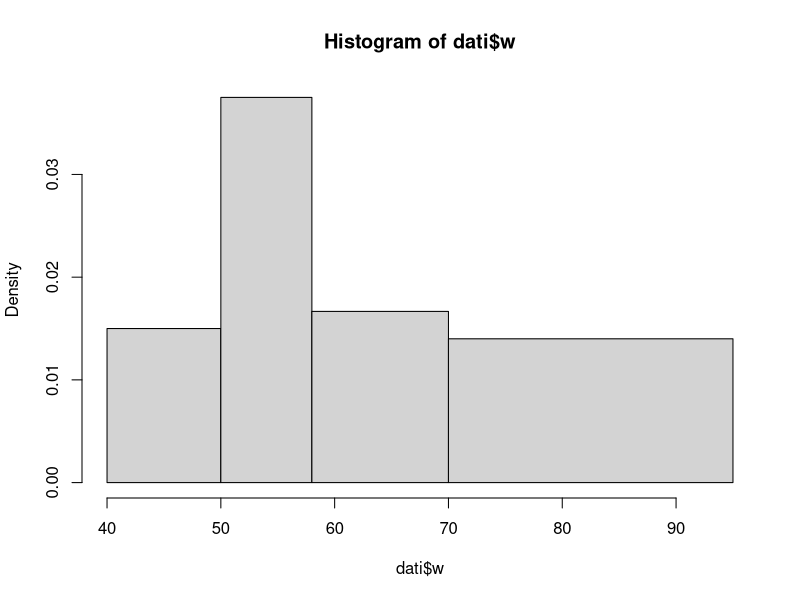
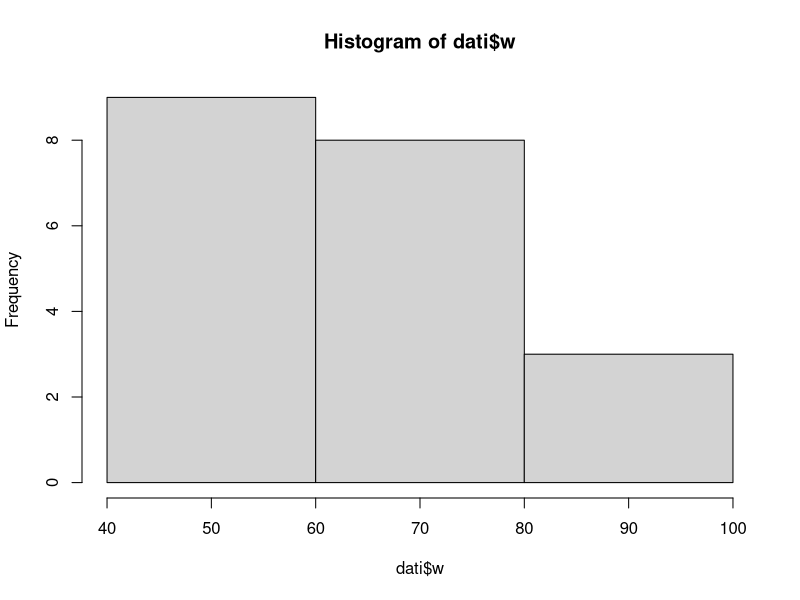
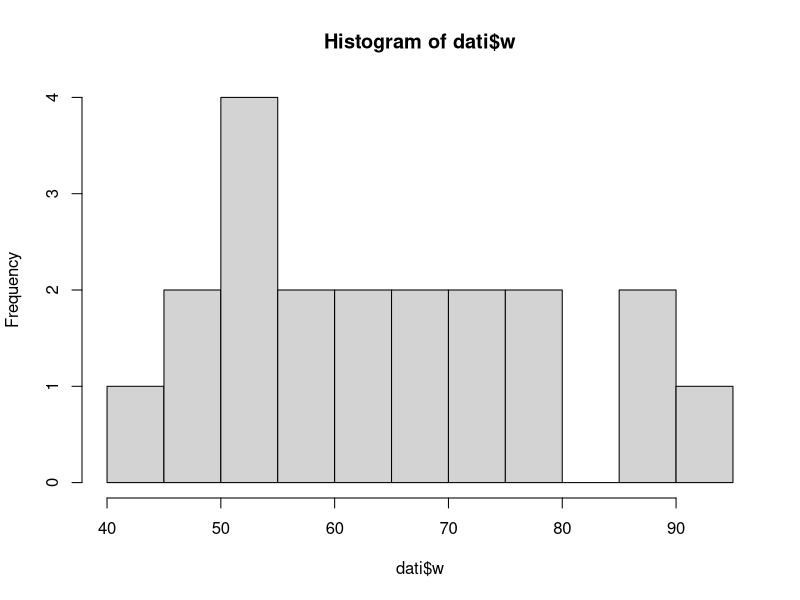
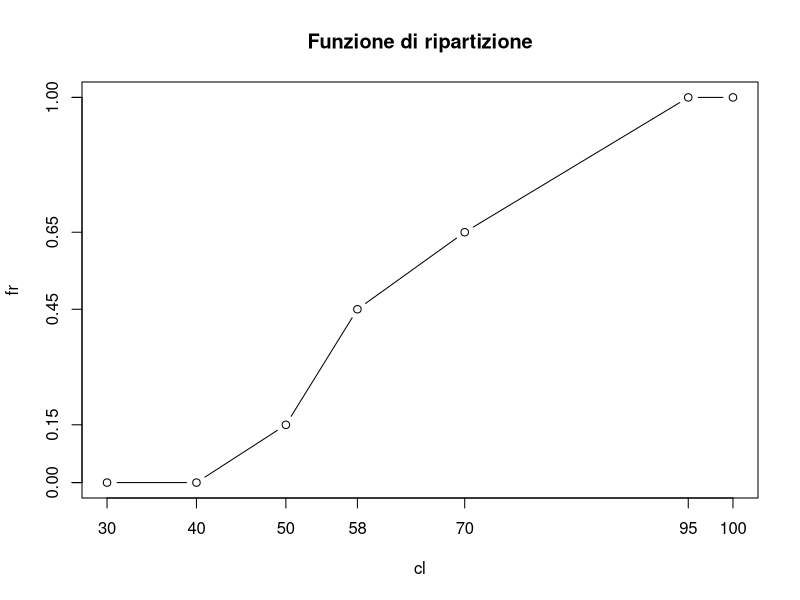

These figures' R source, in order: (Note: this script raises an error after producing the figures.)
# dati quantitativi continui
setwd(choose.dir())
dir()
dati<-read.table("dati1.txt"); dati
# barplot(dati$w)  # errore !
summary(dati$w)
# intervalli chiusi a destra    ( w ]
faw<-(hist(dati$w, c(40,50,58,70,95),plot=FALSE)); faw
plot(faw)
# funzione di ripartizione
hist(dati$w, breaks="Scott", Main="Scott")
hist(dati$w, breaks=11, Main="11 intervalli")

cl<-c(30,40,50,58,70,95,100); cl
# funzione di ripartizione come somma di
#  frequenze relative
fr<-cumsum(table(cut(dati$w,cl)))/length(dati$w);fr
fr<-c(0,fr); fr
plot(cl, fr, type="b", axes=FALSE)
title(main="Funzione di ripartizione")
axis(2, fr)
axis(1, cl)
box()
# Indici di posizione e di scala
# Entropia di Gini e Shanno per x
frx<-table(dati$x)/length(dati$x); frx
attach(dati)
x
k<-length(frx); k
Gx<-1-sum(frx^2); Gx
Gstarx<-(k/(k-1))*Gx; Gstarx
# Shannon
log(frx)
frx*log(frx)
Hx<-(-sum(frx*log(frx))); Hx
Hstarx<-Hx/log(k); Hstarx
# media e varianza per variabili
# quantitative
n<-length(w); n
mw<-sum(w)/n; mw
vw<-sum((w-mw)^2)/n; vw
cvw<-sqrt(vw)/mw; cvw
# funzioni di R
mean(w)
var(w)
((n-1)/n)*var(w)
detach()
# nuova analisi dati
ls()
rm(list=ls());  ls()
setwd(choose.dir())
dir()
dati<-read.table("pesoalt.txt"); dati
attach(dati)
x
# suddivisione in classi utilizzando
# il ciclo for e if
# xcl 1=pesa poco 2=peso medio 3=pesa molto
xcl<-0
for(i in 1:length(x)){
if(x[i]<=57) xcl[i]<-1
if(x[i]>57 & x[i]<=64) xcl[i]<-2
if(x[i]>64) xcl[i]<-3 }
xcl
# suddivisione in classi
# con vettorializzazione
ycl<-0 ; ycl
ycl[y<=164]<-1 ; ycl
ycl[(y>164) & (y<=170)] <- 2; ycl
ycl[y>170] <-3 ; ycl

# tabella di contingenza
fxy<-table(xcl,ycl); fxy
# marginali come vettori
tr<-as.numeric(margin.table(fxy, 1)); tr
tc<-as.numeric(margin.table(fxy, 2)); tc
# frequenze attese
(tr) %*% t(tc)
fa<-((tr) %*% t(tc))/(sum(tc)); fa
# funzione in R
chisq.test(fxy)$expected
# chi quadro
chi2<-sum((fxy-fa)^2/fa); chi2
chisq.test(fxy)
# V di Cramer
min(length(tr)-1, length(tc)-1)
V<-sqrt(chi2/(sum(tc)*min(length(tr)-1, length(tc)-1))); V














































detach()

